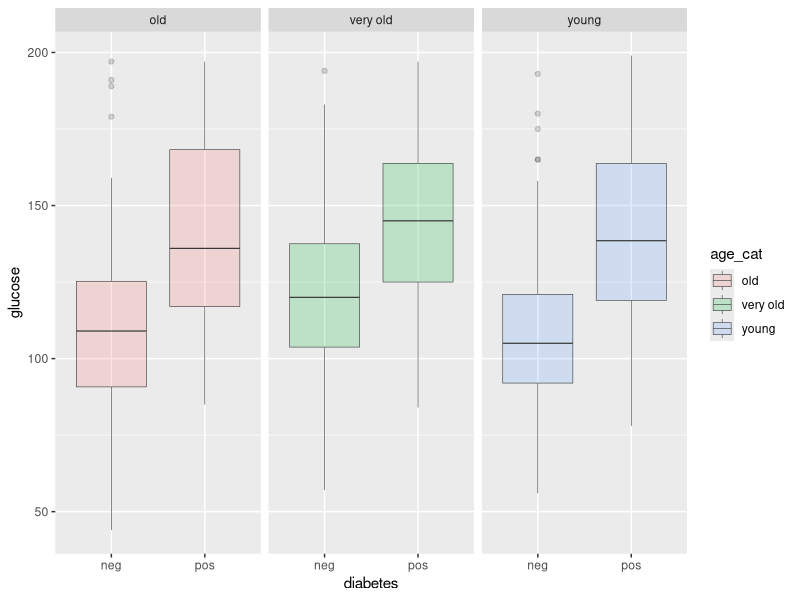
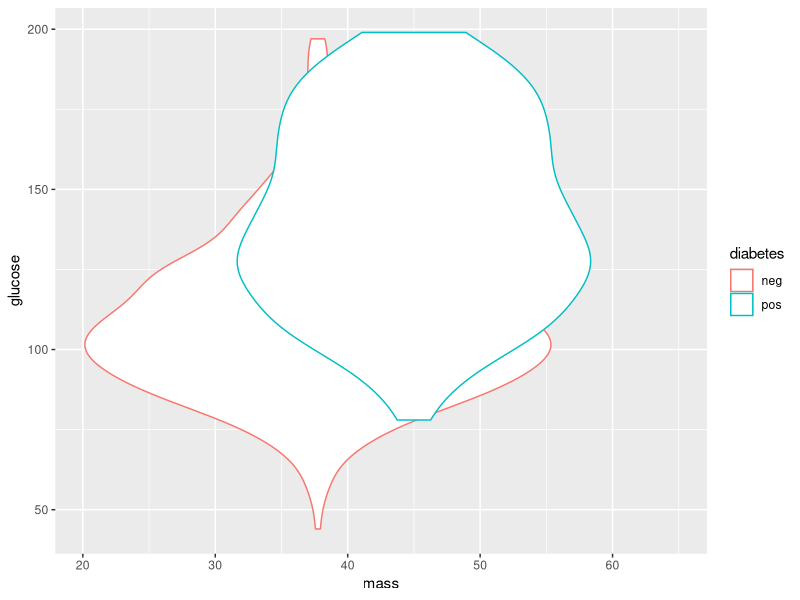
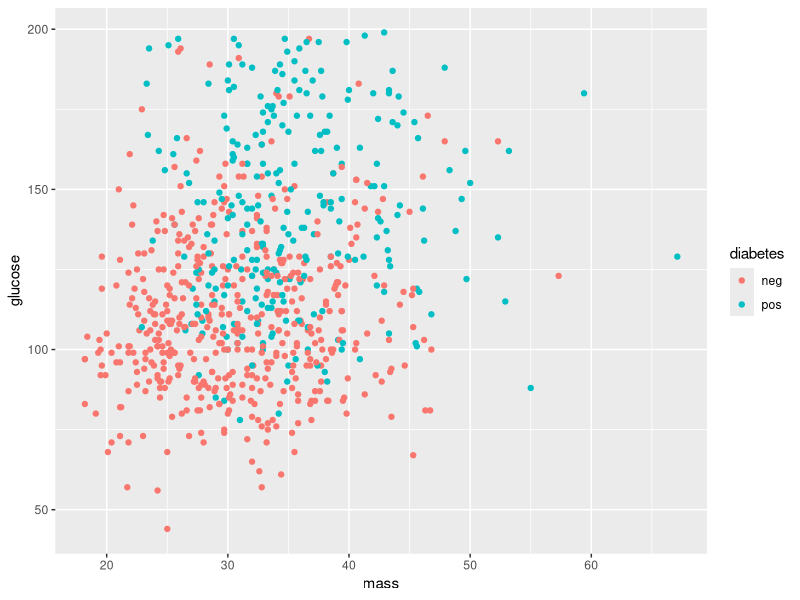

R code for these plots, in order:
## ---- chunk 1
knitr::opts_chunk$set(echo = TRUE)
## ---- chunk 2
library(tidyverse)
library(mlbench)
library(ggplot2)
data("PimaIndiansDiabetes2")
pima <- PimaIndiansDiabetes2
## ---- chunk 3
as.tibble(pima)
## ---- chunk 4
pima |>
  mutate(age_cat = case_when(
    age <= 29 ~ 'young',
    age >= 30 & age <= 42 ~ 'old',
    age >= 43 ~ 'very old'),
    age_cat = as.factor(age_cat)) |>
  mutate(pregnancy = case_when(
    pregnant <5 ~ 'few',
    pregnant >=5 ~'many'
  )) |>
  ggplot(
    aes(diabetes, glucose, fill = age_cat)) +
  geom_boxplot(alpha = 0.2, size = 0.2) +
  facet_wrap(. ~ age_cat)
## ---- chunk 5
x <- summarize(pima, mean(glucose, na.rm=TRUE))
## ---- chunk 6
pima |>
  ggplot(
    aes(mass, glucose, colour = diabetes)) +
  geom_violin()
## ---- chunk 7
pima |>
  ggplot(
    aes(mass, glucose, color= diabetes)) +
  geom_point()

